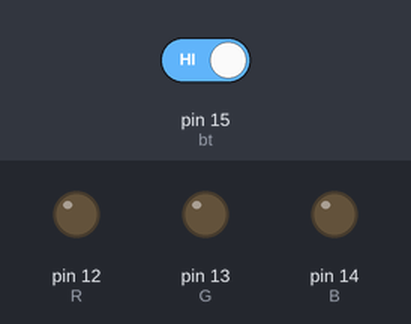
Simulated run of this sketch. Board: Arduino Uno, built with avr-gcc and run on an emulated ATmega328P. Parts: output pins drawn as LEDs (lit = HIGH). Dashed ring = blinking. The test bench sets the inputs (shaded band); at power-on: pin 15 (bt) HIGH.

Above: at 1.2 s.
1.3 s: pin 15 (bt) driven LOW
At 1.45 s:
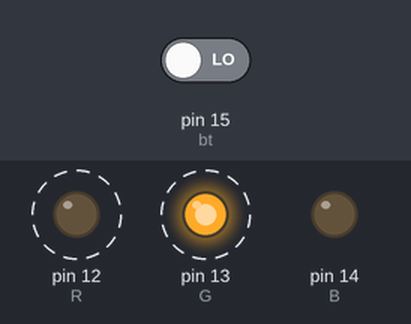
At 1.95 s:
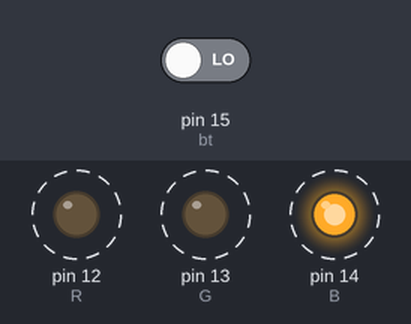
4.3 s: pin 15 (bt) driven HIGH
At 4.3 s:
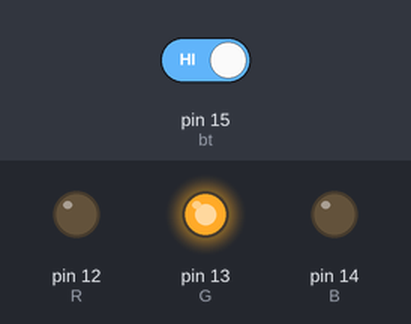
Timing chart, 0 to 7.3 s (numbered marks = the images above; inputs shaded):
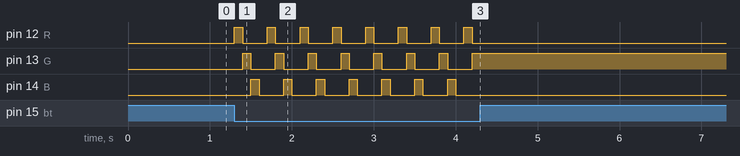

Measured:
- after the input at 1.3 s, pin 12 (R): alternates HIGH for 0.10 s and LOW for 0.30 s, starting at once; pin 13 (G): alternates HIGH for 0.10 s and LOW for 0.30 s, starting after 0.10 s; pin 14 (B): alternates HIGH for 0.10 s and LOW for 0.30 s, starting after 0.20 s
- after the input at 4.3 s, pin 12 (R), pin 14 (B): stops changing and stays LOW; pin 13 (G): stops changing and stays HIGH

The sketch:

color_button_bool_exam.ino
```cpp
int R =12;
int G =13;
int B =14;
int ct = 0;
int bt = 15;
void setup() {
  // put your setup code here, to run once:
  Serial.begin(115200);

  pinMode(R,OUTPUT);
  pinMode(G,OUTPUT);
   pinMode(B,OUTPUT);
   pinMode(bt,INPUT);


}

void loop() {
  // put your main code here, to run repeatedly:

if(!digitalRead(bt)){
    ct=(ct+1);
}

if(ct == 1){
digitalWrite(R,HIGH);
delay(100);
}

if(ct == 2){
digitalWrite(R,LOW);
digitalWrite(G,HIGH);
delay(100);
}

if(ct ==3){
digitalWrite(G,LOW);
digitalWrite(B,HIGH);
delay(100);
}


if(ct ==4){
digitalWrite(B,LOW);
delay(100);
ct = 0;
}


//  Serial.println(digitalRead(bt));
//  delay(1000);

}
```
